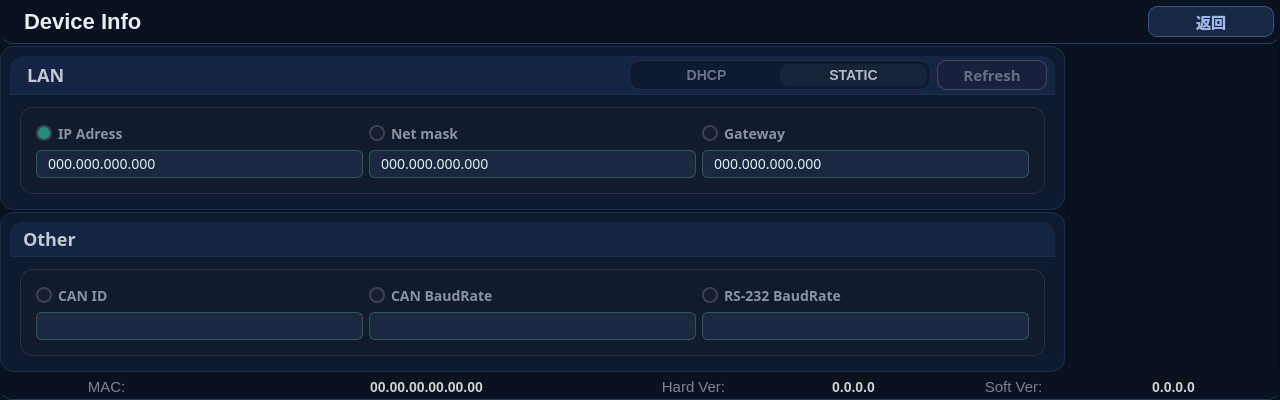
<?xml version="1.0" encoding="UTF-8"?>
<ui version="4.0">
 <class>devicesetpage</class>
 <widget class="QWidget" name="devicesetpage">
  <property name="geometry">
   <rect>
    <x>0</x>
    <y>0</y>
    <width>1280</width>
    <height>400</height>
   </rect>
  </property>
  <property name="minimumSize">
   <size>
    <width>1280</width>
    <height>400</height>
   </size>
  </property>
  <property name="cursor">
   <cursorShape>BlankCursor</cursorShape>
  </property>
  <property name="contextMenuPolicy">
   <enum>Qt::NoContextMenu</enum>
  </property>
  <property name="windowTitle">
   <string>Device Settings</string>
  </property>
  <property name="styleSheet">
   <string notr="true">*{
	font-family: &quot;WenQuanYi Micro Hei&quot;;
	background-color: #0A1220;
}

QPushButton{
    color: #9CB8E8;
    background-color: rgba(40, 65, 110, 0.45);
    border: 1px solid #34528c;
    border-radius: 9px;
    font-size: 15px;
    font-weight: bold;
    padding: 3px 18px;
    min-width: 72px;
}
QPushButton:hover {
    background-color: rgba(55, 88, 145, 0.65);
    border-color: #476fb8;
    color: #FFFFFF;
}
QPushButton:pressed {
    background-color: #195c3c;
    border-color: #37b677;
}
QPushButton:disabled {
    background-color: rgba(28, 32, 44, 0.35);
    border: 1px solid #42485c;
    color: #646e82;
}


#net_frame {
    background-color: #0E1A2E; 
    border: 1px solid #1E2E4A;
    border-radius: 10px;
    padding: 3px;  
}
#net_frame QPushButton {
    background-color: transparent; 
    border: none;
    border-radius: 8px; 
    color: #6A7288; 
    font-size: 14px;
    font-weight: bold;
    padding: 3px 18px;
    min-width: 64px;
}
#net_frame QPushButton:checked{
    color: #B0B8C5;
    background-color: rgba(255, 255, 255, 0.04);
}


QRadioButton {
    color: #8A90A0;
    font-size: 14px;
    font-weight: bold;
    background: transparent;
}
QRadioButton::indicator {
    width: 12px;
    height: 12px;
    border-radius: 8px;
    border: 2px solid #3A3E50;
    background-color: #151D2E;
}
QRadioButton::indicator:checked {
    background-color: #288A78;
}
QRadioButton:disabled {
    color: #4A4E5A;
}
QRadioButton::indicator:disabled {
    border: 2px solid #252836;
    background-color: #0A0F16;
}


#LAN_frame,#other_frame {
    background-color: #0E1A2E;
    border: 1px solid #1E2E4A;
    border-radius: 14px;
}
#LANbut_frame {
    background-color: #142442;
    border: none;
    border-bottom: 1px solid #1E2E4A;
    border-top-left-radius: 13px;
    border-top-right-radius: 13px;
    padding: 4px 8px;
}
#other_label {
	background-color: #142442;
	border: none;
	border-bottom: 1px solid #1E2E4A;
    border-top-left-radius: 13px;
    border-top-right-radius: 13px;
 	padding: 4px 8px;
    color: #C0C8D5;
    font-size: 18px;
    font-weight: bold;
}
#settingLANlabel {
    color: #C0C8D5;
    font-size: 18px;
    font-weight: bold;
    background: transparent;
    border: none;
    padding-left: 4px 8px;
}
#networkframe,#deviceidframe  {
    background-color: #111B2C;
    border: 1px solid rgba(70, 70, 100, 0.45);
    border-radius: 12px;
    margin: 6px 10px;
    padding: 6px;
}
#iplabel, #masklabel, #gatelabel ,#canidlabel, #canbaudlabel, #rs232baudlabel {
    color: #E0E8F0;
	font-size: 14px;
    background-color: #1A2840;
    border: 1px solid rgba(90, 180, 160, 0.35);
    border-radius: 6px;
    padding: 2px 8px;
    min-height: 22px;
}


#top_frame,#bot_frame {
    background: qlineargradient(x1:0, y1:0, x2:0, y2:1,
                stop:0 #172847, stop:1 #0E1B33);
    border: none;
    border-bottom: 1px solid #243B66;
    border-radius: 12px;
}
#page_label {
    color: #E6EDF7;
    font-size: 22px;
    font-weight: bold;
    background: transparent;
    border: none;
    padding-left: 12px;
}
#mac_label, #hard_label, #soft_label {
    color: #808090;
    font-size: 15px;
    background: transparent;
    border: none;
}
#macaddress_label, #hardver_label, #softver_label {
    color: #D0D0D0;
    font-size: 14px;
    font-weight: bold;
    background: transparent;
    border: none;
}</string>
  </property>
  <property name="locale">
   <locale language="Chinese" country="China"/>
  </property>
  <layout class="QGridLayout" name="gridLayout_3" rowstretch="1,4,4,1" columnstretch="5,1">
   <property name="leftMargin">
    <number>0</number>
   </property>
   <property name="topMargin">
    <number>0</number>
   </property>
   <property name="rightMargin">
    <number>0</number>
   </property>
   <property name="bottomMargin">
    <number>0</number>
   </property>
   <property name="spacing">
    <number>2</number>
   </property>
   <item row="0" column="0" colspan="2">
    <widget class="QFrame" name="top_frame">
     <property name="cursor">
      <cursorShape>BlankCursor</cursorShape>
     </property>
     <property name="contextMenuPolicy">
      <enum>Qt::NoContextMenu</enum>
     </property>
     <property name="frameShape">
      <enum>QFrame::NoFrame</enum>
     </property>
     <property name="frameShadow">
      <enum>QFrame::Plain</enum>
     </property>
     <property name="lineWidth">
      <number>0</number>
     </property>
     <layout class="QHBoxLayout" name="horizontalLayout_2" stretch="9,1">
      <property name="leftMargin">
       <number>6</number>
      </property>
      <property name="topMargin">
       <number>6</number>
      </property>
      <property name="rightMargin">
       <number>6</number>
      </property>
      <property name="bottomMargin">
       <number>6</number>
      </property>
      <item>
       <widget class="QLabel" name="page_label">
        <property name="cursor">
         <cursorShape>BlankCursor</cursorShape>
        </property>
        <property name="contextMenuPolicy">
         <enum>Qt::NoContextMenu</enum>
        </property>
        <property name="lineWidth">
         <number>0</number>
        </property>
        <property name="text">
         <string>Device Info</string>
        </property>
        <property name="scaledContents">
         <bool>true</bool>
        </property>
       </widget>
      </item>
      <item>
       <widget class="QPushButton" name="back_pushButton">
        <property name="sizePolicy">
         <sizepolicy hsizetype="Preferred" vsizetype="Preferred">
          <horstretch>0</horstretch>
          <verstretch>0</verstretch>
         </sizepolicy>
        </property>
        <property name="cursor">
         <cursorShape>BlankCursor</cursorShape>
        </property>
        <property name="focusPolicy">
         <enum>Qt::NoFocus</enum>
        </property>
        <property name="contextMenuPolicy">
         <enum>Qt::NoContextMenu</enum>
        </property>
        <property name="text">
         <string>返回</string>
        </property>
       </widget>
      </item>
     </layout>
    </widget>
   </item>
   <item row="1" column="0">
    <widget class="QFrame" name="LAN_frame">
     <property name="cursor">
      <cursorShape>BlankCursor</cursorShape>
     </property>
     <property name="contextMenuPolicy">
      <enum>Qt::NoContextMenu</enum>
     </property>
     <property name="frameShape">
      <enum>QFrame::NoFrame</enum>
     </property>
     <property name="frameShadow">
      <enum>QFrame::Plain</enum>
     </property>
     <property name="lineWidth">
      <number>0</number>
     </property>
     <layout class="QVBoxLayout" name="verticalLayout_2" stretch="1,8">
      <item>
       <widget class="QFrame" name="LANbut_frame">
        <property name="cursor">
         <cursorShape>BlankCursor</cursorShape>
        </property>
        <property name="contextMenuPolicy">
         <enum>Qt::NoContextMenu</enum>
        </property>
        <property name="frameShape">
         <enum>QFrame::NoFrame</enum>
        </property>
        <property name="frameShadow">
         <enum>QFrame::Plain</enum>
        </property>
        <property name="lineWidth">
         <number>0</number>
        </property>
        <layout class="QHBoxLayout" name="horizontalLayout_3" stretch="6,3,1">
         <property name="leftMargin">
          <number>0</number>
         </property>
         <property name="topMargin">
          <number>0</number>
         </property>
         <property name="rightMargin">
          <number>0</number>
         </property>
         <property name="bottomMargin">
          <number>0</number>
         </property>
         <item>
          <widget class="QLabel" name="settingLANlabel">
           <property name="enabled">
            <bool>false</bool>
           </property>
           <property name="font">
            <font>
             <family>WenQuanYi Micro Hei</family>
             <pointsize>-1</pointsize>
             <weight>75</weight>
             <bold>true</bold>
            </font>
           </property>
           <property name="cursor">
            <cursorShape>BlankCursor</cursorShape>
           </property>
           <property name="contextMenuPolicy">
            <enum>Qt::NoContextMenu</enum>
           </property>
           <property name="styleSheet">
            <string notr="true"/>
           </property>
           <property name="lineWidth">
            <number>0</number>
           </property>
           <property name="text">
            <string>LAN</string>
           </property>
          </widget>
         </item>
         <item>
          <widget class="QFrame" name="net_frame">
           <property name="cursor">
            <cursorShape>BlankCursor</cursorShape>
           </property>
           <property name="contextMenuPolicy">
            <enum>Qt::NoContextMenu</enum>
           </property>
           <property name="frameShape">
            <enum>QFrame::NoFrame</enum>
           </property>
           <property name="frameShadow">
            <enum>QFrame::Plain</enum>
           </property>
           <property name="lineWidth">
            <number>0</number>
           </property>
           <layout class="QHBoxLayout" name="horizontalLayout_4">
            <property name="spacing">
             <number>0</number>
            </property>
            <property name="leftMargin">
             <number>0</number>
            </property>
            <property name="topMargin">
             <number>0</number>
            </property>
            <property name="rightMargin">
             <number>0</number>
            </property>
            <property name="bottomMargin">
             <number>0</number>
            </property>
            <item>
             <widget class="QPushButton" name="dhcp_pushButton">
              <property name="sizePolicy">
               <sizepolicy hsizetype="Preferred" vsizetype="Preferred">
                <horstretch>0</horstretch>
                <verstretch>0</verstretch>
               </sizepolicy>
              </property>
              <property name="cursor">
               <cursorShape>BlankCursor</cursorShape>
              </property>
              <property name="focusPolicy">
               <enum>Qt::NoFocus</enum>
              </property>
              <property name="contextMenuPolicy">
               <enum>Qt::NoContextMenu</enum>
              </property>
              <property name="text">
               <string>DHCP</string>
              </property>
              <property name="checkable">
               <bool>true</bool>
              </property>
              <property name="checked">
               <bool>false</bool>
              </property>
              <attribute name="buttonGroup">
               <string notr="true">buttonGroup</string>
              </attribute>
             </widget>
            </item>
            <item>
             <widget class="QPushButton" name="static_pushButton">
              <property name="sizePolicy">
               <sizepolicy hsizetype="Preferred" vsizetype="Preferred">
                <horstretch>0</horstretch>
                <verstretch>0</verstretch>
               </sizepolicy>
              </property>
              <property name="cursor">
               <cursorShape>BlankCursor</cursorShape>
              </property>
              <property name="focusPolicy">
               <enum>Qt::NoFocus</enum>
              </property>
              <property name="contextMenuPolicy">
               <enum>Qt::NoContextMenu</enum>
              </property>
              <property name="text">
               <string>STATIC</string>
              </property>
              <property name="checkable">
               <bool>true</bool>
              </property>
              <property name="checked">
               <bool>true</bool>
              </property>
              <attribute name="buttonGroup">
               <string notr="true">buttonGroup</string>
              </attribute>
             </widget>
            </item>
           </layout>
          </widget>
         </item>
         <item>
          <widget class="QPushButton" name="refreshpushButton">
           <property name="enabled">
            <bool>false</bool>
           </property>
           <property name="sizePolicy">
            <sizepolicy hsizetype="Preferred" vsizetype="Preferred">
             <horstretch>0</horstretch>
             <verstretch>0</verstretch>
            </sizepolicy>
           </property>
           <property name="font">
            <font>
             <family>WenQuanYi Micro Hei</family>
             <pointsize>-1</pointsize>
             <weight>75</weight>
             <bold>true</bold>
            </font>
           </property>
           <property name="cursor">
            <cursorShape>BlankCursor</cursorShape>
           </property>
           <property name="focusPolicy">
            <enum>Qt::NoFocus</enum>
           </property>
           <property name="contextMenuPolicy">
            <enum>Qt::NoContextMenu</enum>
           </property>
           <property name="styleSheet">
            <string notr="true"/>
           </property>
           <property name="text">
            <string>Refresh</string>
           </property>
          </widget>
         </item>
        </layout>
       </widget>
      </item>
      <item>
       <widget class="QFrame" name="networkframe">
        <property name="font">
         <font>
          <family>WenQuanYi Micro Hei</family>
         </font>
        </property>
        <property name="cursor">
         <cursorShape>BlankCursor</cursorShape>
        </property>
        <property name="contextMenuPolicy">
         <enum>Qt::NoContextMenu</enum>
        </property>
        <property name="styleSheet">
         <string notr="true"/>
        </property>
        <property name="frameShape">
         <enum>QFrame::NoFrame</enum>
        </property>
        <property name="frameShadow">
         <enum>QFrame::Plain</enum>
        </property>
        <property name="lineWidth">
         <number>0</number>
        </property>
        <layout class="QGridLayout" name="gridLayout">
         <item row="0" column="1">
          <widget class="QRadioButton" name="maskradioButton">
           <property name="enabled">
            <bool>true</bool>
           </property>
           <property name="sizePolicy">
            <sizepolicy hsizetype="Preferred" vsizetype="Preferred">
             <horstretch>0</horstretch>
             <verstretch>0</verstretch>
            </sizepolicy>
           </property>
           <property name="font">
            <font>
             <family>WenQuanYi Micro Hei</family>
             <pointsize>-1</pointsize>
             <weight>75</weight>
             <bold>true</bold>
            </font>
           </property>
           <property name="cursor">
            <cursorShape>BlankCursor</cursorShape>
           </property>
           <property name="mouseTracking">
            <bool>false</bool>
           </property>
           <property name="focusPolicy">
            <enum>Qt::NoFocus</enum>
           </property>
           <property name="contextMenuPolicy">
            <enum>Qt::NoContextMenu</enum>
           </property>
           <property name="text">
            <string>Net mask</string>
           </property>
           <property name="checked">
            <bool>false</bool>
           </property>
           <attribute name="buttonGroup">
            <string notr="true">buttonGroup_2</string>
           </attribute>
          </widget>
         </item>
         <item row="1" column="0">
          <widget class="QLabel" name="iplabel">
           <property name="font">
            <font>
             <family>WenQuanYi Micro Hei</family>
             <pointsize>-1</pointsize>
            </font>
           </property>
           <property name="cursor">
            <cursorShape>BlankCursor</cursorShape>
           </property>
           <property name="contextMenuPolicy">
            <enum>Qt::NoContextMenu</enum>
           </property>
           <property name="lineWidth">
            <number>0</number>
           </property>
           <property name="text">
            <string>000.000.000.000</string>
           </property>
          </widget>
         </item>
         <item row="1" column="2">
          <widget class="QLabel" name="gatelabel">
           <property name="font">
            <font>
             <family>WenQuanYi Micro Hei</family>
             <pointsize>-1</pointsize>
            </font>
           </property>
           <property name="cursor">
            <cursorShape>BlankCursor</cursorShape>
           </property>
           <property name="contextMenuPolicy">
            <enum>Qt::NoContextMenu</enum>
           </property>
           <property name="lineWidth">
            <number>0</number>
           </property>
           <property name="text">
            <string>000.000.000.000</string>
           </property>
          </widget>
         </item>
         <item row="0" column="0">
          <widget class="QRadioButton" name="ipradioButton">
           <property name="sizePolicy">
            <sizepolicy hsizetype="Preferred" vsizetype="Preferred">
             <horstretch>0</horstretch>
             <verstretch>0</verstretch>
            </sizepolicy>
           </property>
           <property name="font">
            <font>
             <family>WenQuanYi Micro Hei</family>
             <pointsize>-1</pointsize>
             <weight>75</weight>
             <bold>true</bold>
            </font>
           </property>
           <property name="cursor">
            <cursorShape>BlankCursor</cursorShape>
           </property>
           <property name="mouseTracking">
            <bool>false</bool>
           </property>
           <property name="focusPolicy">
            <enum>Qt::NoFocus</enum>
           </property>
           <property name="contextMenuPolicy">
            <enum>Qt::NoContextMenu</enum>
           </property>
           <property name="text">
            <string>IP Adress</string>
           </property>
           <property name="checked">
            <bool>true</bool>
           </property>
           <property name="autoExclusive">
            <bool>false</bool>
           </property>
           <attribute name="buttonGroup">
            <string notr="true">buttonGroup_2</string>
           </attribute>
          </widget>
         </item>
         <item row="1" column="1">
          <widget class="QLabel" name="masklabel">
           <property name="font">
            <font>
             <family>WenQuanYi Micro Hei</family>
             <pointsize>-1</pointsize>
            </font>
           </property>
           <property name="cursor">
            <cursorShape>BlankCursor</cursorShape>
           </property>
           <property name="contextMenuPolicy">
            <enum>Qt::NoContextMenu</enum>
           </property>
           <property name="lineWidth">
            <number>0</number>
           </property>
           <property name="text">
            <string>000.000.000.000</string>
           </property>
          </widget>
         </item>
         <item row="0" column="2">
          <widget class="QRadioButton" name="gateradioButton">
           <property name="sizePolicy">
            <sizepolicy hsizetype="Preferred" vsizetype="Preferred">
             <horstretch>0</horstretch>
             <verstretch>0</verstretch>
            </sizepolicy>
           </property>
           <property name="font">
            <font>
             <family>WenQuanYi Micro Hei</family>
             <pointsize>-1</pointsize>
             <weight>75</weight>
             <bold>true</bold>
            </font>
           </property>
           <property name="cursor">
            <cursorShape>BlankCursor</cursorShape>
           </property>
           <property name="mouseTracking">
            <bool>false</bool>
           </property>
           <property name="focusPolicy">
            <enum>Qt::NoFocus</enum>
           </property>
           <property name="contextMenuPolicy">
            <enum>Qt::NoContextMenu</enum>
           </property>
           <property name="text">
            <string>Gateway</string>
           </property>
           <property name="checked">
            <bool>false</bool>
           </property>
           <attribute name="buttonGroup">
            <string notr="true">buttonGroup_2</string>
           </attribute>
          </widget>
         </item>
        </layout>
       </widget>
      </item>
     </layout>
    </widget>
   </item>
   <item row="1" column="1" rowspan="2">
    <widget class="QFrame" name="keyframe">
     <property name="frameShape">
      <enum>QFrame::StyledPanel</enum>
     </property>
     <property name="frameShadow">
      <enum>QFrame::Raised</enum>
     </property>
    </widget>
   </item>
   <item row="2" column="0">
    <widget class="QFrame" name="other_frame">
     <property name="cursor">
      <cursorShape>BlankCursor</cursorShape>
     </property>
     <property name="contextMenuPolicy">
      <enum>Qt::NoContextMenu</enum>
     </property>
     <property name="frameShape">
      <enum>QFrame::NoFrame</enum>
     </property>
     <property name="frameShadow">
      <enum>QFrame::Plain</enum>
     </property>
     <property name="lineWidth">
      <number>0</number>
     </property>
     <layout class="QVBoxLayout" name="verticalLayout" stretch="1,8">
      <property name="spacing">
       <number>6</number>
      </property>
      <property name="leftMargin">
       <number>9</number>
      </property>
      <property name="topMargin">
       <number>9</number>
      </property>
      <property name="rightMargin">
       <number>9</number>
      </property>
      <property name="bottomMargin">
       <number>9</number>
      </property>
      <item>
       <widget class="QLabel" name="other_label">
        <property name="enabled">
         <bool>false</bool>
        </property>
        <property name="font">
         <font>
          <family>WenQuanYi Micro Hei</family>
          <pointsize>-1</pointsize>
          <weight>75</weight>
          <bold>true</bold>
         </font>
        </property>
        <property name="cursor">
         <cursorShape>BlankCursor</cursorShape>
        </property>
        <property name="contextMenuPolicy">
         <enum>Qt::NoContextMenu</enum>
        </property>
        <property name="styleSheet">
         <string notr="true"/>
        </property>
        <property name="lineWidth">
         <number>0</number>
        </property>
        <property name="text">
         <string>Other</string>
        </property>
       </widget>
      </item>
      <item>
       <widget class="QFrame" name="deviceidframe">
        <property name="font">
         <font>
          <family>WenQuanYi Micro Hei</family>
         </font>
        </property>
        <property name="cursor">
         <cursorShape>BlankCursor</cursorShape>
        </property>
        <property name="contextMenuPolicy">
         <enum>Qt::NoContextMenu</enum>
        </property>
        <property name="styleSheet">
         <string notr="true"/>
        </property>
        <property name="frameShape">
         <enum>QFrame::NoFrame</enum>
        </property>
        <property name="frameShadow">
         <enum>QFrame::Plain</enum>
        </property>
        <property name="lineWidth">
         <number>0</number>
        </property>
        <layout class="QGridLayout" name="gridLayout_2">
         <property name="leftMargin">
          <number>9</number>
         </property>
         <property name="topMargin">
          <number>9</number>
         </property>
         <property name="rightMargin">
          <number>9</number>
         </property>
         <property name="bottomMargin">
          <number>9</number>
         </property>
         <property name="spacing">
          <number>6</number>
         </property>
         <item row="1" column="1">
          <widget class="QLabel" name="canbaudlabel">
           <property name="font">
            <font>
             <family>WenQuanYi Micro Hei</family>
             <pointsize>-1</pointsize>
            </font>
           </property>
           <property name="cursor">
            <cursorShape>BlankCursor</cursorShape>
           </property>
           <property name="contextMenuPolicy">
            <enum>Qt::NoContextMenu</enum>
           </property>
           <property name="lineWidth">
            <number>0</number>
           </property>
           <property name="text">
            <string/>
           </property>
          </widget>
         </item>
         <item row="0" column="1">
          <widget class="QRadioButton" name="canbaudradioButton">
           <property name="enabled">
            <bool>true</bool>
           </property>
           <property name="sizePolicy">
            <sizepolicy hsizetype="Preferred" vsizetype="Preferred">
             <horstretch>0</horstretch>
             <verstretch>0</verstretch>
            </sizepolicy>
           </property>
           <property name="font">
            <font>
             <family>WenQuanYi Micro Hei</family>
             <pointsize>-1</pointsize>
             <weight>75</weight>
             <bold>true</bold>
            </font>
           </property>
           <property name="cursor">
            <cursorShape>BlankCursor</cursorShape>
           </property>
           <property name="mouseTracking">
            <bool>false</bool>
           </property>
           <property name="focusPolicy">
            <enum>Qt::NoFocus</enum>
           </property>
           <property name="contextMenuPolicy">
            <enum>Qt::NoContextMenu</enum>
           </property>
           <property name="text">
            <string>CAN BaudRate</string>
           </property>
           <property name="checked">
            <bool>false</bool>
           </property>
           <attribute name="buttonGroup">
            <string notr="true">buttonGroup_2</string>
           </attribute>
          </widget>
         </item>
         <item row="1" column="2">
          <widget class="QLabel" name="rs232baudlabel">
           <property name="font">
            <font>
             <family>WenQuanYi Micro Hei</family>
             <pointsize>-1</pointsize>
            </font>
           </property>
           <property name="cursor">
            <cursorShape>BlankCursor</cursorShape>
           </property>
           <property name="contextMenuPolicy">
            <enum>Qt::NoContextMenu</enum>
           </property>
           <property name="lineWidth">
            <number>0</number>
           </property>
           <property name="text">
            <string/>
           </property>
          </widget>
         </item>
         <item row="1" column="0">
          <widget class="QLabel" name="canidlabel">
           <property name="font">
            <font>
             <family>WenQuanYi Micro Hei</family>
             <pointsize>-1</pointsize>
            </font>
           </property>
           <property name="cursor">
            <cursorShape>BlankCursor</cursorShape>
           </property>
           <property name="contextMenuPolicy">
            <enum>Qt::NoContextMenu</enum>
           </property>
           <property name="lineWidth">
            <number>0</number>
           </property>
           <property name="text">
            <string/>
           </property>
          </widget>
         </item>
         <item row="0" column="2">
          <widget class="QRadioButton" name="rs232baudradioButton">
           <property name="enabled">
            <bool>true</bool>
           </property>
           <property name="sizePolicy">
            <sizepolicy hsizetype="Preferred" vsizetype="Preferred">
             <horstretch>0</horstretch>
             <verstretch>0</verstretch>
            </sizepolicy>
           </property>
           <property name="font">
            <font>
             <family>WenQuanYi Micro Hei</family>
             <pointsize>-1</pointsize>
             <weight>75</weight>
             <bold>true</bold>
            </font>
           </property>
           <property name="cursor">
            <cursorShape>BlankCursor</cursorShape>
           </property>
           <property name="mouseTracking">
            <bool>false</bool>
           </property>
           <property name="focusPolicy">
            <enum>Qt::NoFocus</enum>
           </property>
           <property name="contextMenuPolicy">
            <enum>Qt::NoContextMenu</enum>
           </property>
           <property name="text">
            <string>RS-232 BaudRate</string>
           </property>
           <property name="checkable">
            <bool>true</bool>
           </property>
           <property name="checked">
            <bool>false</bool>
           </property>
           <attribute name="buttonGroup">
            <string notr="true">buttonGroup_2</string>
           </attribute>
          </widget>
         </item>
         <item row="0" column="0">
          <widget class="QRadioButton" name="canidradioButton">
           <property name="sizePolicy">
            <sizepolicy hsizetype="Preferred" vsizetype="Preferred">
             <horstretch>0</horstretch>
             <verstretch>0</verstretch>
            </sizepolicy>
           </property>
           <property name="font">
            <font>
             <family>WenQuanYi Micro Hei</family>
             <pointsize>-1</pointsize>
             <weight>75</weight>
             <bold>true</bold>
            </font>
           </property>
           <property name="cursor">
            <cursorShape>BlankCursor</cursorShape>
           </property>
           <property name="mouseTracking">
            <bool>false</bool>
           </property>
           <property name="focusPolicy">
            <enum>Qt::NoFocus</enum>
           </property>
           <property name="contextMenuPolicy">
            <enum>Qt::NoContextMenu</enum>
           </property>
           <property name="text">
            <string>CAN ID</string>
           </property>
           <property name="checked">
            <bool>false</bool>
           </property>
           <attribute name="buttonGroup">
            <string notr="true">buttonGroup_2</string>
           </attribute>
          </widget>
         </item>
        </layout>
       </widget>
      </item>
     </layout>
    </widget>
   </item>
   <item row="3" column="0" colspan="2">
    <widget class="QFrame" name="bot_frame">
     <property name="cursor">
      <cursorShape>BlankCursor</cursorShape>
     </property>
     <property name="contextMenuPolicy">
      <enum>Qt::NoContextMenu</enum>
     </property>
     <property name="frameShape">
      <enum>QFrame::NoFrame</enum>
     </property>
     <property name="frameShadow">
      <enum>QFrame::Plain</enum>
     </property>
     <property name="lineWidth">
      <number>0</number>
     </property>
     <layout class="QHBoxLayout" name="horizontalLayout" stretch="2,4,1,2,1,2">
      <property name="spacing">
       <number>0</number>
      </property>
      <property name="leftMargin">
       <number>0</number>
      </property>
      <property name="topMargin">
       <number>0</number>
      </property>
      <property name="rightMargin">
       <number>0</number>
      </property>
      <property name="bottomMargin">
       <number>0</number>
      </property>
      <item>
       <widget class="QLabel" name="mac_label">
        <property name="cursor">
         <cursorShape>BlankCursor</cursorShape>
        </property>
        <property name="contextMenuPolicy">
         <enum>Qt::NoContextMenu</enum>
        </property>
        <property name="lineWidth">
         <number>0</number>
        </property>
        <property name="text">
         <string>MAC:</string>
        </property>
        <property name="alignment">
         <set>Qt::AlignCenter</set>
        </property>
       </widget>
      </item>
      <item>
       <widget class="QLabel" name="macaddress_label">
        <property name="cursor">
         <cursorShape>BlankCursor</cursorShape>
        </property>
        <property name="contextMenuPolicy">
         <enum>Qt::NoContextMenu</enum>
        </property>
        <property name="lineWidth">
         <number>0</number>
        </property>
        <property name="text">
         <string>00.00.00.00.00.00</string>
        </property>
        <property name="alignment">
         <set>Qt::AlignCenter</set>
        </property>
       </widget>
      </item>
      <item>
       <widget class="QLabel" name="hard_label">
        <property name="cursor">
         <cursorShape>BlankCursor</cursorShape>
        </property>
        <property name="contextMenuPolicy">
         <enum>Qt::NoContextMenu</enum>
        </property>
        <property name="lineWidth">
         <number>0</number>
        </property>
        <property name="text">
         <string>Hard Ver:</string>
        </property>
        <property name="alignment">
         <set>Qt::AlignCenter</set>
        </property>
       </widget>
      </item>
      <item>
       <widget class="QLabel" name="hardver_label">
        <property name="enabled">
         <bool>true</bool>
        </property>
        <property name="cursor">
         <cursorShape>BlankCursor</cursorShape>
        </property>
        <property name="contextMenuPolicy">
         <enum>Qt::NoContextMenu</enum>
        </property>
        <property name="lineWidth">
         <number>0</number>
        </property>
        <property name="text">
         <string>0.0.0.0</string>
        </property>
        <property name="alignment">
         <set>Qt::AlignCenter</set>
        </property>
       </widget>
      </item>
      <item>
       <widget class="QLabel" name="soft_label">
        <property name="cursor">
         <cursorShape>BlankCursor</cursorShape>
        </property>
        <property name="contextMenuPolicy">
         <enum>Qt::NoContextMenu</enum>
        </property>
        <property name="lineWidth">
         <number>0</number>
        </property>
        <property name="text">
         <string>Soft Ver:</string>
        </property>
        <property name="alignment">
         <set>Qt::AlignCenter</set>
        </property>
       </widget>
      </item>
      <item>
       <widget class="QLabel" name="softver_label">
        <property name="cursor">
         <cursorShape>BlankCursor</cursorShape>
        </property>
        <property name="contextMenuPolicy">
         <enum>Qt::NoContextMenu</enum>
        </property>
        <property name="lineWidth">
         <number>0</number>
        </property>
        <property name="text">
         <string>0.0.0.0</string>
        </property>
        <property name="alignment">
         <set>Qt::AlignCenter</set>
        </property>
       </widget>
      </item>
     </layout>
    </widget>
   </item>
  </layout>
 </widget>
 <resources/>
 <connections/>
 <buttongroups>
  <buttongroup name="buttonGroup_2"/>
  <buttongroup name="buttonGroup"/>
 </buttongroups>
</ui>
